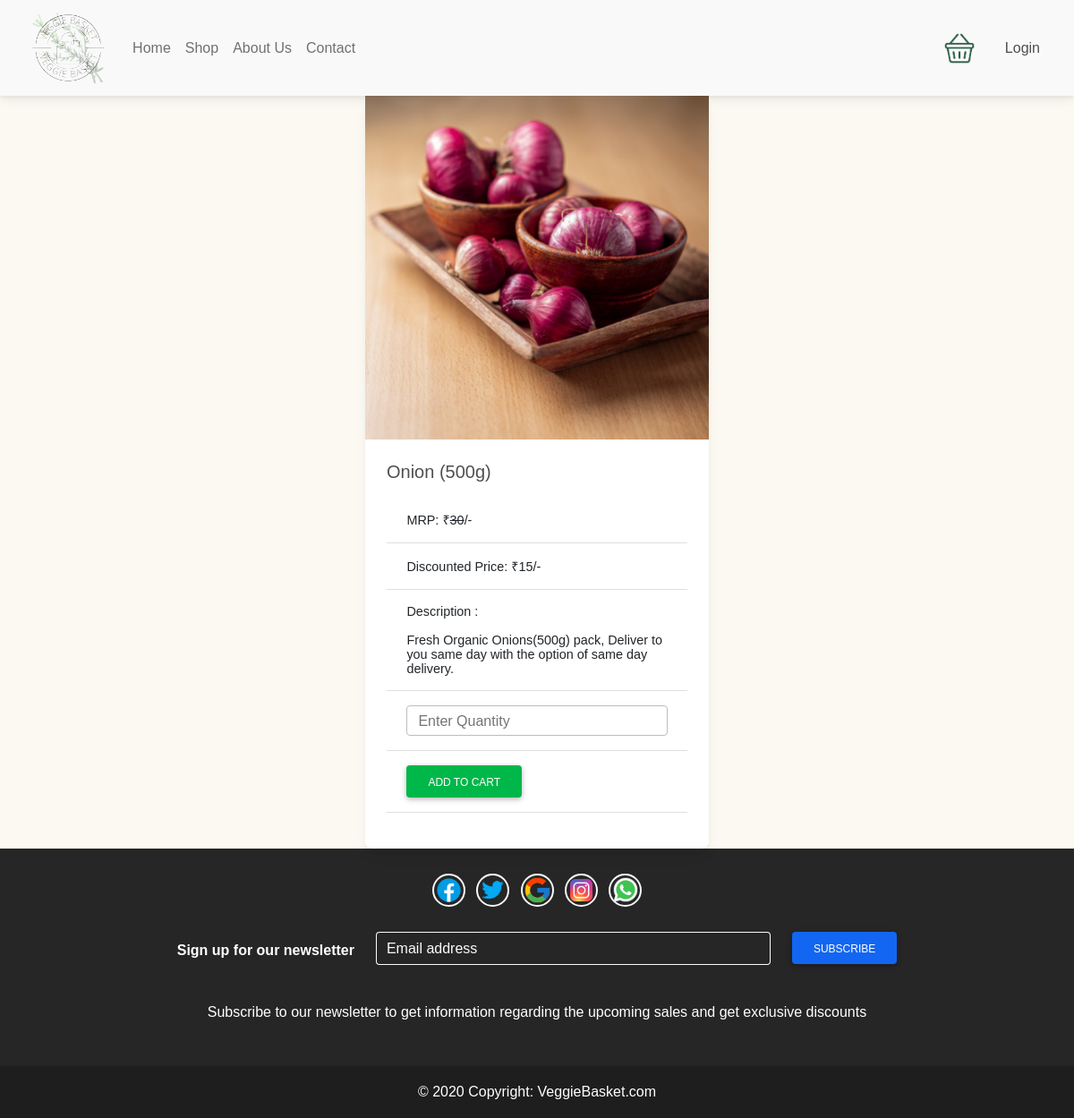
Page /viewdetails.php?pid=20 on the committed database.
### tables this page shows
CREATE TABLE `tblproduct` (
  `pid` int(11) NOT NULL AUTO_INCREMENT,
  `cid` int(11) NOT NULL,
  `pname` varchar(30) NOT NULL,
  `pprice` int(11) NOT NULL,
  `disc_price` int(11) NOT NULL,
  `pdescp` text NOT NULL,
  `stock` int(11) NOT NULL,
  `pimage` varchar(200) NOT NULL,
  PRIMARY KEY (`pid`)
);

### viewdetails.php (the view, shortened to what this page needs)
<html>
<head>
	<?php require 'head.php';?>
</head>
<body>
<?php require 'header.php';?>
<div class="row">
<?php
$q=mysqli_query($con,"select * from tblproduct where pid=".$_GET['pid']);
	while ($r=mysqli_fetch_array($q)) {
		?>
		<div class="col-md-4"></div>
		<div class="col-md-4">
		<div class="card">
	 		<?php echo "<img src='admin/images/".$r['pimage']."' >"; ?>
	  <div class="card-body">
	    <h5 class="card-title"><?php
		echo $r["pname"];?></h5>
	    <p class="card-text">
	    	<form method="post">
	    	<table class="table">
    		<tR>
    			<td>
    			<b>MRP:</b>	₹<strike><b><?php echo $r['pprice'];?></b></strike>/-
    			</td>
    		</tR>
    		<tR>
    			<td>
    			<b>Discounted Price:</b>	₹<b><?php echo $r['disc_price'];?></b>/-
    			</td>
    		</tR>
    		<tr>
    			<td><b>Description :</b><br><br>
    				 <p class="card-text"><b><?php echo $r["pdescp"];?></b></p>
    			</td>
    		</tr>
    		<Tr>
    			<td>
    				<input type="number" min="1"  name="txtqty" class="form-control" placeholder="Enter Quantity">
    			</td>
    		</Tr>
    		<tr>
    			<Td>
    				<input type="submit" name="btnaddcart" value="Add to Cart" class="btn btn-success">
    			</Td>
    		</tr>
    	</table>
    </form>
    </p>
  </div>
</div>
</div>
<?php
}
?>
<?php require 'footer.php';?>
</body>
</html>

### rows in the picture
tblproduct: pimage (picture), pname "Onion (500g)", pprice "30", disc_price "15", pdescp "Fresh Organic Onions(500g) pack, Deliver to you same day with the option of same day delivery."
